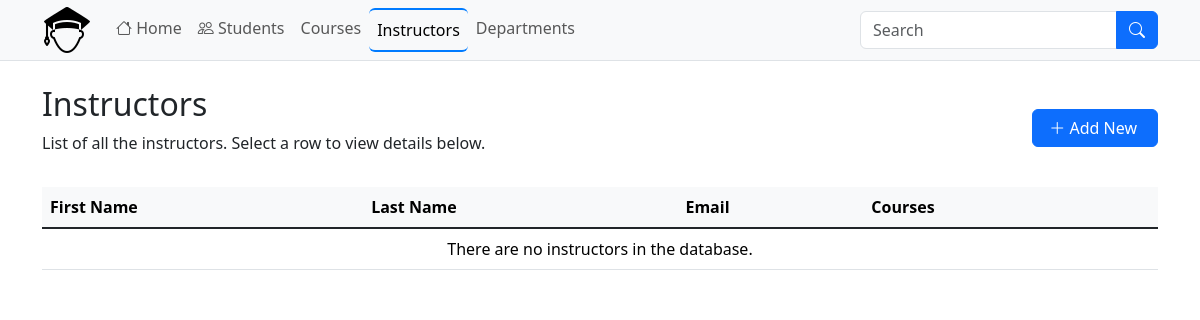
/instructors.php, run on an earlier commit of the app's database.
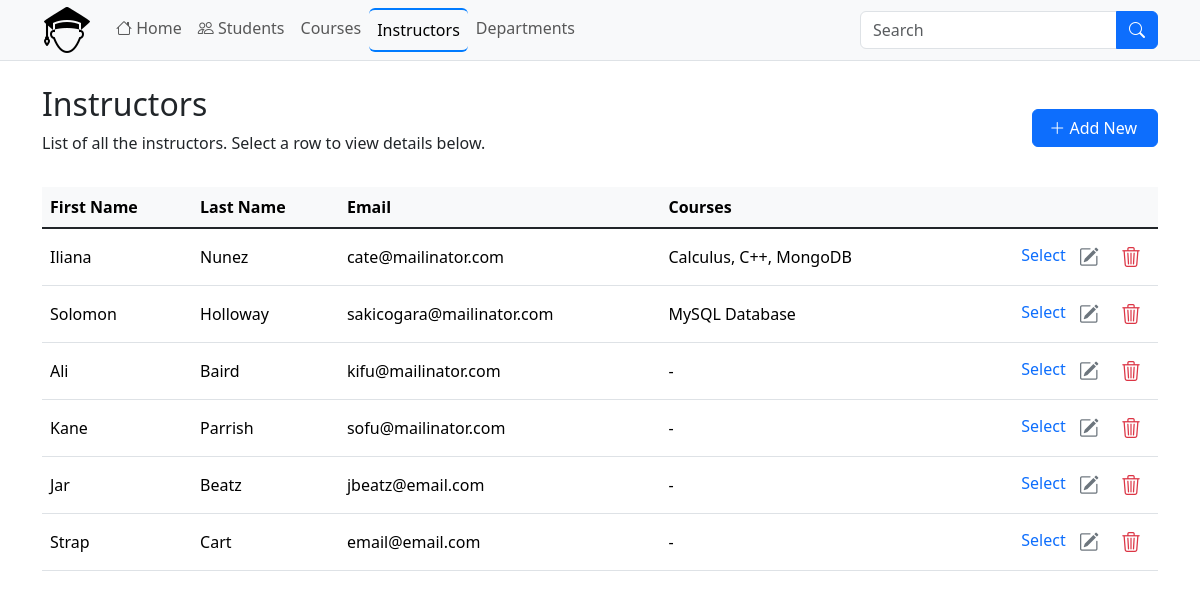
And on a later commit of the database.
### tables this page shows
CREATE TABLE `instructors` (
  `instructor_id` int(11) NOT NULL,
  `first_name` varchar(50) DEFAULT NULL,
  `last_name` varchar(50) DEFAULT NULL,
  `email` varchar(100) DEFAULT NULL,
  `created_at` timestamp NOT NULL DEFAULT current_timestamp(),
  `updated_at` timestamp NOT NULL DEFAULT current_timestamp() ON UPDATE current_timestamp()
);

### classes/Db.php (called while the page is built, shortened)
<?php
class DB
{
    private $hostName = 'localhost';
    private $dbUser = 'root';
    private $dbPass = '';
    private $dbName = 'student_management_system';
    private $options = [];
    protected $conn;
    public function __construct()
    {
        if (!isset($this->conn)) {
            try {
                $this->conn = new PDO("mysql:host=" . $this->hostName . "; dbname=" . $this->dbName, $this->dbUser, $this->dbPass, $this->options);
            } catch (PDOException $e) {
                die($e->getMessage());
            }
        }
        return $this->conn;
    }
}

### classes/Instructor.php (called while the page is built, shortened)
<?php
include_once 'Db.php';
class Instructor extends DB
{
    public function getInstructors()
    {
        try {
            $stmt = $this->conn->prepare(
                "SELECT i.instructor_id, i.first_name, i.last_name, i.email,
                    GROUP_CONCAT(c.course_name SEPARATOR ', ') AS courses_taught
                FROM instructors i
                LEFT JOIN courses c ON i.instructor_id = c.instructor_id
                GROUP BY i.instructor_id, i.first_name, i.last_name, i.email
                ORDER BY i.instructor_id DESC"
            );
            $stmt->execute();
            return $stmt->fetchAll(PDO::FETCH_ASSOC);
        } catch (PDOException $e) {
            $this->output = $e->getMessage();
            return $this->output;
        }
    }
}

### instructors.php (the view, shortened to what the changed rows need)
<?php
include_once './classes/Instructor.php';
$instructors = new Instructor();
?>
<?php include './includes/header.php'; ?>
<div class="container pb-5 mb-5">
    <div class="row">
        <div class="col-12">
            <div class="d-flex align-items-center justify-content-between mt-4 mb-3">
                <div>
                    <h2>Instructors</h2>
                </div>
            </div>
            <div class="table-responsive">
                <table class="table table-hover">
                    <thead>
                        <tr class="table-light">
                            <th scope="col">First Name</th>
                            <th scope="col">Last Name</th>
                            <th scope="col">Email</th>
                            <th scope="col">Courses</th>
                            <th scope="col"></th>
                        </tr>
                    </thead>
                    <tbody class="table-group-divider">
                        <?php if (!empty($instructors->getInstructors())) : ?>
                            <?php foreach ($instructors->getInstructors() as $instructor) : ?>
                                <?php
                                $selectedRow = "";
                                ?>
                                <tr class="<?= $selectedRow ?>">
                                    <td class="align-middle"><?= $instructor['first_name'] ?></td>
                                    <td class="align-middle"><?= $instructor['last_name'] ?></td>
                                    <td class="align-middle"><?= $instructor['email'] ?></td>
                                    <td class="align-middle">
                                        <?= !empty($instructor['courses_taught']) ? $instructor['courses_taught'] : '-' ?>
                                    </td>
                                    <td class="text-end align-middle text-nowrap">
                                        <a href="?instructorId=<?= $instructor['instructor_id'] ?>" title="View Instructor Details" class="text-decoration-none">
                                            <?= isset($_GET['instructorId']) && $_GET['instructorId'] == $instructor['instructor_id'] ? 'Selected' : 'Select'; ?>
                                        </a>
                                        <a href="update-instructor.php?instructorId=<?= $instructor['instructor_id'] ?>" title="Edit Instructor" class="btn btn-transparent btn-sm text-secondary">
                                            <i class="bi bi-pencil-square fs-5"></i>
                                        </a>
                                        <a href="delete-instructor.php?instructorId=<?= $instructor['instructor_id'] ?>" title="Delete Instructor" class="btn btn-transparent btn-sm text-danger">
                                            <i class="bi bi-trash3 fs-5"></i>
                                        </a>
                                    </td>
                                </tr>
                            <?php endforeach; ?>
                        <?php else : ?>
                            <tr>
                                <td colspan="9" class="text-center">There are no instructors in the database.</td>
                            </tr>
                        <?php endif; ?>
                    </tbody>
                </table>
            </div>
        </div>
    </div>
</div>
<?php include './includes/footer.php'; ?>

What changed in the data, as far as the page shows it:
added instructors: first_name "Iliana", last_name "Nunez", email "cate@mailinator.com", courses_taught "Calculus, C++, MongoDB"
added instructors: first_name "Solomon", last_name "Holloway", email "sakicogara@mailinator.com", courses_taught "MySQL Database"
added instructors: first_name "Ali", last_name "Baird", email "kifu@mailinator.com"
added instructors: first_name "Kane", last_name "Parrish", email "sofu@mailinator.com"
added instructors: first_name "Jar", last_name "Beatz", email "jbeatz@email.com"
added instructors: first_name "Strap", last_name "Cart", email "email@email.com"
Also different on the page:
text no longer shown: "There are no instructors in the database."
